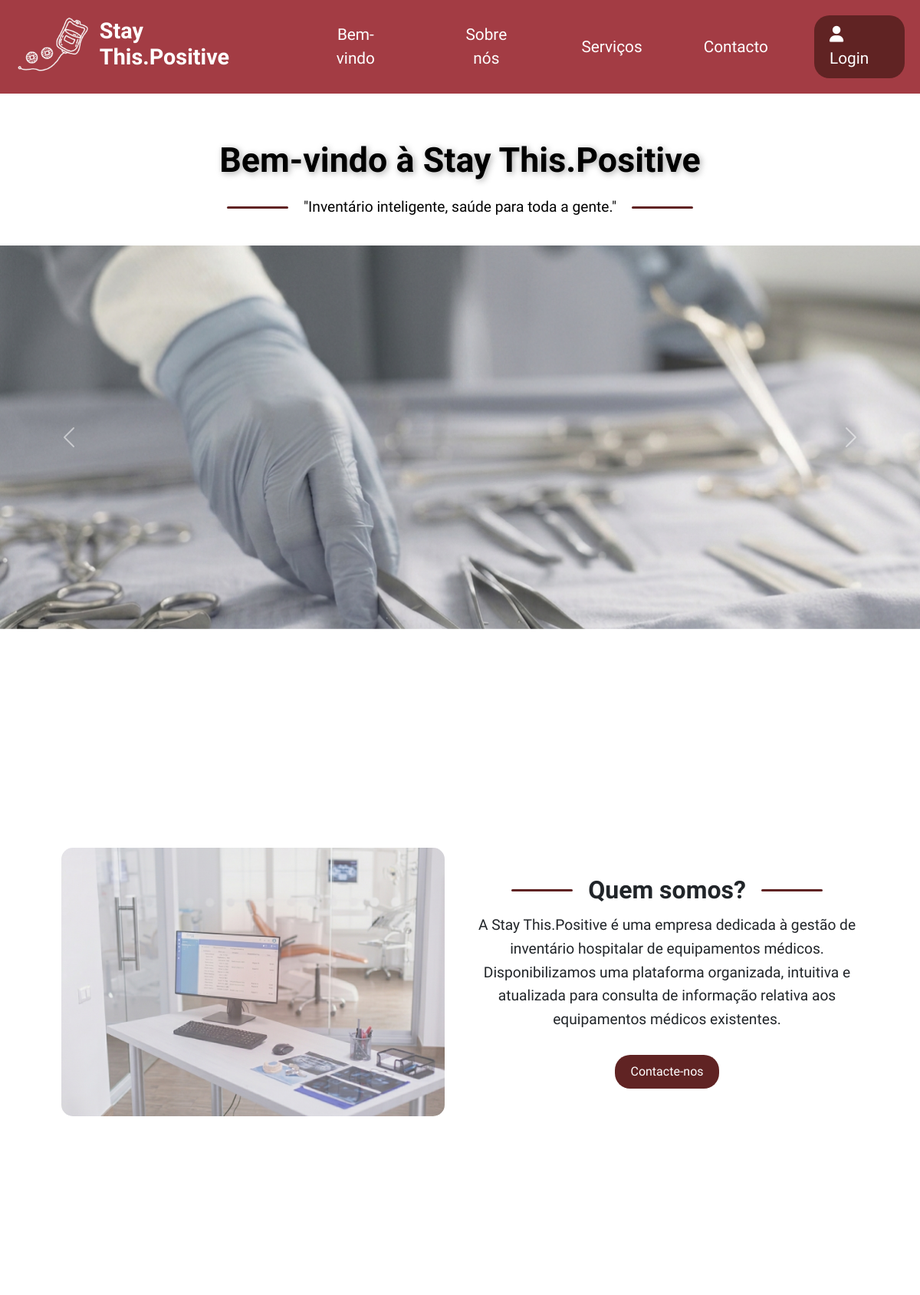
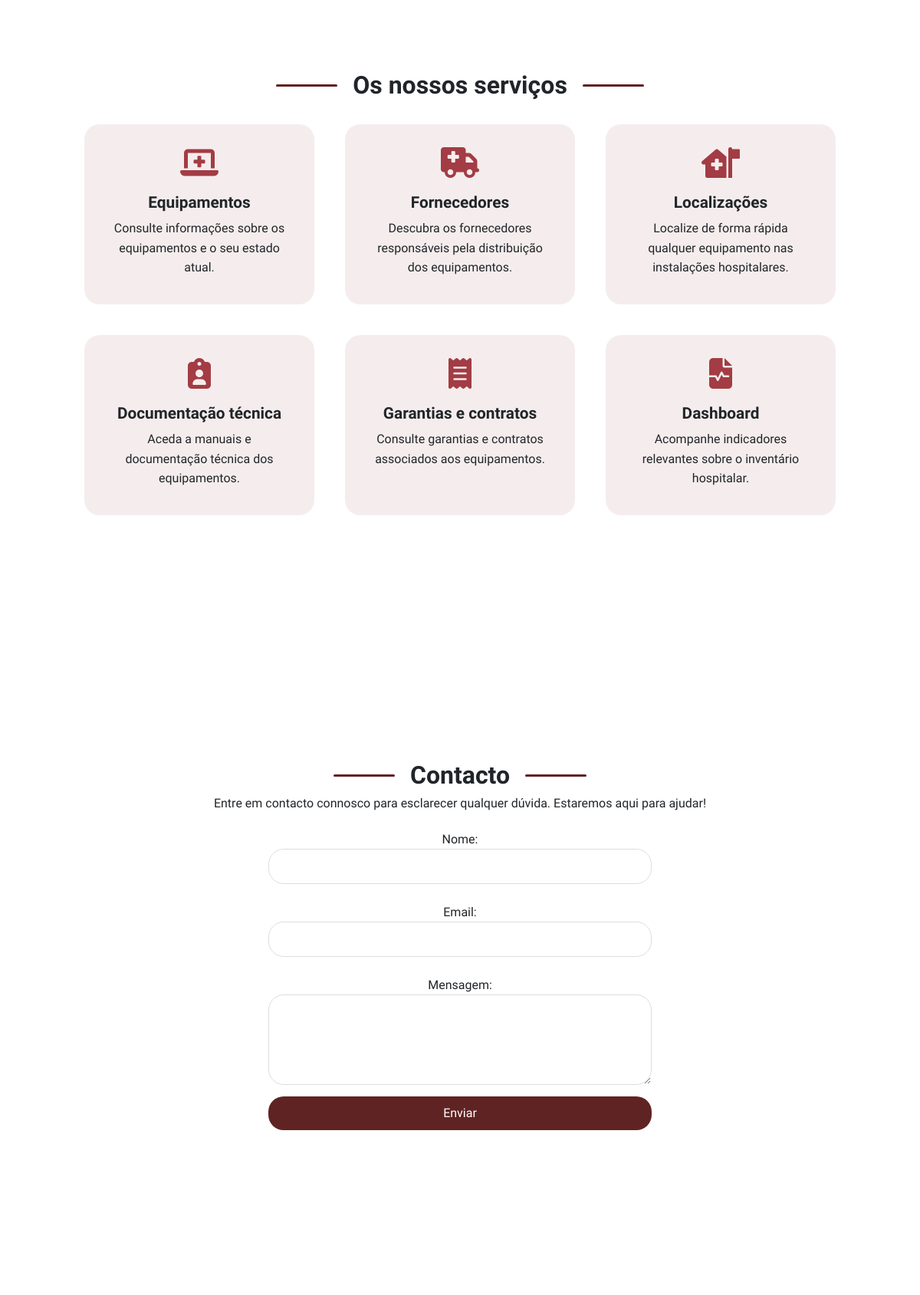
The page / (upper part) on the database its author committed (2 pictures, top to bottom).
### tables this page shows
CREATE TABLE IF NOT EXISTS `bem_vindo_publico` (
  `id_bem_vindo` int NOT NULL AUTO_INCREMENT,
  `titulo` varchar(255) DEFAULT NULL,
  `descricao` text,
  `data_criacao` datetime NOT NULL,
  `data_ultima_atualizacao` datetime NOT NULL,
  PRIMARY KEY (`id_bem_vindo`)
);

CREATE TABLE IF NOT EXISTS `sobre_nos_publico` (
  `id_sobre_nos` int NOT NULL AUTO_INCREMENT,
  `titulo` varchar(255) DEFAULT NULL,
  `descricao` text,
  `texto_botao` varchar(100) DEFAULT NULL,
  `data_criacao` datetime NOT NULL,
  `data_ultima_atualizacao` datetime NOT NULL,
  PRIMARY KEY (`id_sobre_nos`)
);

CREATE TABLE IF NOT EXISTS `secao_servicos_publico` (
  `id_secao_servicos` int NOT NULL AUTO_INCREMENT,
  `titulo` varchar(150) NOT NULL,
  `data_criacao` datetime NOT NULL,
  `data_ultima_atualizacao` datetime NOT NULL,
  PRIMARY KEY (`id_secao_servicos`)
);

CREATE TABLE IF NOT EXISTS `servicos_publico` (
  `id_servico` int NOT NULL AUTO_INCREMENT,
  `icone` varchar(100) NOT NULL,
  `titulo` varchar(150) NOT NULL,
  `descricao` text NOT NULL,
  `ordem` int NOT NULL,
  `ativo` tinyint(1) NOT NULL DEFAULT '1',
  `data_criacao` datetime NOT NULL,
  `data_ultima_atualizacao` datetime NOT NULL,
  `id_secao_servicos` int NOT NULL,
  PRIMARY KEY (`id_servico`),
  KEY `id_secao_servicos` (`id_secao_servicos`),
  CONSTRAINT `servicos_publico_ibfk_1` FOREIGN KEY (`id_secao_servicos`) REFERENCES `secao_servicos_publico` (`id_secao_servicos`)
);

CREATE TABLE IF NOT EXISTS `contactos_publico` (
  `id_contacto` int NOT NULL AUTO_INCREMENT,
  `titulo` varchar(150) DEFAULT NULL,
  `texto_introdutorio` text,
  `subtitulo_nome` varchar(100) DEFAULT NULL,
  `subtitulo_email` varchar(100) DEFAULT NULL,
  `subtitulo_mensagem` varchar(100) DEFAULT NULL,
  `texto_botao` varchar(100) DEFAULT NULL,
  `data_criacao` datetime NOT NULL,
  `data_ultima_atualizacao` datetime NOT NULL,
  PRIMARY KEY (`id_contacto`)
);

### public/index.php (the view, shortened to what this page needs)
<?php
try {
    $ligacao = new PDO(
        "mysql:host=" . MYSQL_HOST .
        ";port=" . MYSQL_PORT .
        ";dbname=" . MYSQL_DATABASE .
        ";charset=utf8mb4",
        MYSQL_USERNAME,
        MYSQL_PASSWORD
    );
    $ligacao->setAttribute(PDO::ATTR_ERRMODE, PDO::ERRMODE_EXCEPTION);
    $bem_vindo = $ligacao->query("SELECT * FROM bem_vindo_publico WHERE id_bem_vindo = 1")->fetch(PDO::FETCH_OBJ);
    $sobre_nos = $ligacao->query("SELECT * FROM sobre_nos_publico WHERE id_sobre_nos = 1")->fetch(PDO::FETCH_OBJ);
    $secao_servicos = $ligacao->query("SELECT * FROM secao_servicos_publico WHERE id_secao_servicos = 1")->fetch(PDO::FETCH_OBJ);
    $servicos = $ligacao->query("SELECT * FROM servicos_publico WHERE ativo = 1 ORDER BY ordem ASC")->fetchAll(PDO::FETCH_OBJ);
    $contactos = $ligacao->query("SELECT * FROM contactos_publico WHERE id_contacto = 1")->fetch(PDO::FETCH_OBJ);
} catch (PDOException $err) {
    $bem_vindo = null;
    $sobre_nos = null;
    $secao_servicos = null;
    $servicos = [];
    $contactos = null;
    $rodape = null;
}
?>
<!DOCTYPE html>
<html lang="en">
<head>
    <link rel="stylesheet" href="../assets/fontawesome/all.min.css">
    <link rel="stylesheet" href="../assets/css/bootstrap.min.css">
    <link rel="stylesheet" href="../assets/css/1241327.css">
</head>
<body>
    <nav class="bng-navbar">
         <div>
            <img src="../assets/img/logo branco.png" alt="Logótipo da Empresa">
            <h2><strong>Stay This.Positive</strong></h2>
        </div>
        <div class="container-navegacao">
            <a href ="#bem-vindo">Bem-vindo</a>
            <a href ="#sobre-nos">Sobre nós</a>
            <a href ="#servicos">Serviços</a>
            <a href ="#contacto">Contacto</a>
        </div>
        <div class="nav-cliente">
            <a href="/sibdas/1241327/stay-this-positive/private/login/login.php"><i class="fa-solid fa-user"></i>&nbsp; Login</a>
        </div>
    </nav>
    <section class="container-texto-generico" id="bem-vindo">
        <div class="bem-vindo-content">
            <h1><?= htmlspecialchars($bem_vindo->titulo ?? 'Bem-vindo à Stay This.Positive') ?></h1>
            <p>"<?= htmlspecialchars($bem_vindo->descricao ?? 'Inventário inteligente, saúde para toda a gente') ?>"</p>
        </div>
        <div id="carouselHomepage" class="carousel slide bem-vindo-imagens" data-bs-ride="carousel">
            <div class="carousel-inner">
                <div class="carousel-item active">
                    <img src="../assets/img/welcome 1.png" class="d-block w-100" alt="Banner 1">
                </div>
            </div>
            <button class="carousel-control-prev" type="button" data-bs-target="#carouselHomepage" data-bs-slide="prev">
                <span class="carousel-control-prev-icon"></span>
            </button>
            <button class="carousel-control-next" type="button" data-bs-target="#carouselHomepage" data-bs-slide="next">
                <span class="carousel-control-next-icon"></span>
            </button>
        </div>
    </section>
    <section class="container-texto-generico" id="sobre-nos">
        <div class="sobre-nos-content">
            <div class="sobre-nos-imagem">
                <img src="../assets/img/homepage.png" alt="Banner da Página Inicial">
            </div>
            <div class="sobre-nos-texto">
                <h1><?= htmlspecialchars($sobre_nos->titulo ?? 'Quem somos?') ?></h1>
                <p><?= nl2br(htmlspecialchars($sobre_nos->descricao ?? '')) ?></p>
                <a href="#contacto" class="button"><?= htmlspecialchars($sobre_nos->texto_botao ?? 'Contacte-nos') ?></a>
            </div>
        </div>
    </section>
    <section id="servicos">
        <h1><?= htmlspecialchars($secao_servicos->titulo ?? 'Os nossos serviços') ?></h1>
        <div id="servicos-container">
            <?php foreach ($servicos as $servico) : ?>
                <div class="servicos-card">
                    <i class="<?= htmlspecialchars($servico->icone) ?>"></i>
                    <h3><?= htmlspecialchars($servico->titulo) ?></h3>
                    <p><?= htmlspecialchars($servico->descricao) ?></p>
                </div>
            <?php endforeach; ?>
        </div>
    </section>
    <section id="contacto">
        <h1><?= htmlspecialchars($contactos->titulo ?? 'Contacto') ?></h1>
        <p><?= htmlspecialchars($contactos->texto_introdutorio ?? '') ?></p>
        <form id="contactForm" action="processa_contacto.php" method="post">
            <label for="nome"><?= htmlspecialchars($contactos->subtitulo_nome ?? 'Nome:') ?></label>
            <input type="text" id="nome" name="nome" required>
            <label for="email"><?= htmlspecialchars($contactos->subtitulo_email ?? 'Email:') ?></label>
            <input type="email" id="email" name="email" required>
            <label for="mensagem"><?= htmlspecialchars($contactos->subtitulo_mensagem ?? 'Mensagem:') ?></label>
            <textarea id="mensagem" name="mensagem" rows="4" required></textarea>
            <button type="submit"><?= htmlspecialchars($contactos->texto_botao ?? 'Enviar') ?></button>
        </form>
    </section>
</body>
</html>

### assets/css/1241327.css (style rules this page uses)
* { margin: 0; padding: 0; box-sizing: border-box; font-family: 'Titillium Web', Arial, Helvetica, sans-serif; }
html { scroll-behavior: smooth; }
.bng-navbar { background-color: #a33c44; display: flex; align-items: center; justify-content: space-between; padding: 10px 20px; position: sticky; top: 0; z-index: 1000; }
.bng-navbar div { display: flex; align-items: center; }
.bng-navbar img { height: 80px; margin-right: 10px; }
.bng-navbar h2 { font-size:1.8em; color: white; }
.container-navegacao { text-align: center; padding: 20px; }
.container-navegacao a { font-size: 1.3em; margin: 0px 40px; text-decoration: none; color: white; }
.nav-cliente a { display: inline-block; background-color: #602323; color: white; padding: 10px 20px; text-decoration: none; border-radius: 20px; font-size: 1.3em; }
.container-texto-generico { display: flex; justify-content: center; flex-wrap: wrap; gap: 20px; padding: 100px 40px; text-align: center; min-height: 100vh; }
#bem-vindo { display: flex; flex-direction: column; align-items: center; justify-content: center; gap: 35px; padding: 60px 0px; min-height: calc(100vh - 150px); background-color: white; scroll-margin-top: 70px; }
.bem-vindo-content { max-width: 900px; text-align: center; }
#bem-vindo h1 { font-size: 2.8em; margin-bottom: 20px; color: black; text-shadow: 2px 2px 8px rgba(3, 3, 3, 0.352); font-weight: 700; }
#bem-vindo p { font-size: 1.2em; margin-bottom: 0px; color: black; display: flex; align-items: center; justify-content: center; gap: 20px; }
#bem-vindo p::before, #bem-vindo p::after { content: ""; width: 80px; height: 3px; background-color: #602323; border-radius: 10px; }
.bem-vindo-imagens { width: 100%; display: flex; justify-content: center; position: relative; align-items: center; }
.bem-vindo-imagens img { width: 100%; height: 500px; object-fit: cover; }
#sobre-nos { text-align: center; padding: 100px 80px; scroll-margin-top: 20px; }
.sobre-nos-content { max-width: 1200px; margin: 0 auto; display: flex; align-items: center; justify-content: space-between; gap: 40px; }
.sobre-nos-imagem { flex: 1; }
.sobre-nos-imagem img { width: 500px; height: 350px; border-radius: 15px; }
.sobre-nos-texto { flex: 1; text-align: center; display: flex; flex-direction: column; justify-content: center; align-items: center; }
#sobre-nos h1 { font-size: 2em; margin-bottom: 12px; display: flex; align-items: center; justify-content: center; gap: 20px; font-weight: 700; }
#sobre-nos h1::before, #sobre-nos h1::after { content: ""; width: 80px; height: 3px; background-color: #602323; border-radius: 10px; }
#sobre-nos p { font-size: 1.2em; margin-bottom: 30px; line-height: 1.6; }
.button { display: inline-block; background-color: #602323; color: white; padding: 10px 20px; text-decoration: none; border-radius: 20px; }
section { padding: 100px 40px; text-align: center; min-height: 100vh; }
#servicos { max-width: 1200px; margin: 50px auto; padding: 50px; scroll-margin-top: 75px; }
#servicos-container { display: flex; flex-wrap: wrap; justify-content: center; }
.servicos-card { width: 300px; margin: 20px; padding: 30px; background-color: #f5eded; border-radius: 20px; text-align: center; transition: 0.3s; }
.servicos-card i { font-size: 40px; color: #a33c44; margin-bottom: 20px; }
#servicos h1 { font-size: 2em; margin-bottom: 12px; display: flex; align-items: center; justify-content: center; gap: 20px; font-weight: 700; }
.servicos-card h3 { font-weight: 700; font-size: 1.3rem; }
#servicos h1::before, #servicos h1::after { content: ""; width: 80px; height: 3px; background-color: #602323; border-radius: 10px; }
#servicos p { font-size: 1em; margin-bottom: 5px; line-height: 1.6; }
#contacto { scroll-margin-top: 25px; }
#contacto form { display: flex; flex-direction: column; max-width: 500px; margin: 0 auto; }
#contacto label { margin-top: 10px; }
#contacto input, #contacto textarea { padding: 10px; margin-bottom: 15px; border: 1px solid #ddd; border-radius: 20px; }
#contacto h1 { font-size: 2em; margin-bottom: 5px; display: flex; align-items: center; justify-content: center; gap: 20px; font-weight: 700; }
#contacto h1::before, #contacto h1::after { content: ""; width: 80px; height: 3px; background-color: #602323; border-radius: 10px; }
#contacto p { font-size: 1em; margin-bottom: 12px; line-height: 1.6; }
#contacto button { background-color: #602323; color: #fff; padding: 10px 20px; border: none; border-radius: 20px; cursor: pointer; }
body { font-family: "Titillium Web", sans-serif; }

### rows shown on the page
bem_vindo_publico: titulo "Bem-vindo à Stay This.Positive", descricao "Inventário inteligente, saúde para toda a gente."
sobre_nos_publico: titulo "Quem somos?", descricao "A Stay This.Positive é uma empresa dedicada à gestão de inventário hospitalar de equipamentos médicos. Disponibilizamos uma plataforma organizada, intuitiva e atualizada para consulta de informação relativa aos equipamentos médicos existentes.", texto_botao "Contacte-nos"
secao_servicos_publico: titulo "Os nossos serviços"
servicos_publico: titulo "Equipamentos", descricao "Consulte informações sobre os equipamentos e o seu estado atual."
servicos_publico: titulo "Fornecedores", descricao "Descubra os fornecedores responsáveis pela distribuição dos equipamentos."
servicos_publico: titulo "Localizações", descricao "Localize de forma rápida qualquer equipamento nas instalações hospitalares."
servicos_publico: titulo "Documentação técnica", descricao "Aceda a manuais e documentação técnica dos equipamentos."
servicos_publico: titulo "Garantias e contratos", descricao "Consulte garantias e contratos associados aos equipamentos."
servicos_publico: titulo "Dashboard", descricao "Acompanhe indicadores relevantes sobre o inventário hospitalar."
contactos_publico: titulo "Contacto", texto_introdutorio "Entre em contacto connosco para esclarecer qualquer dúvida. Estaremos aqui para ajudar!", subtitulo_nome "Nome:", subtitulo_email "Email:", subtitulo_mensagem "Mensagem:", texto_botao "Enviar"
